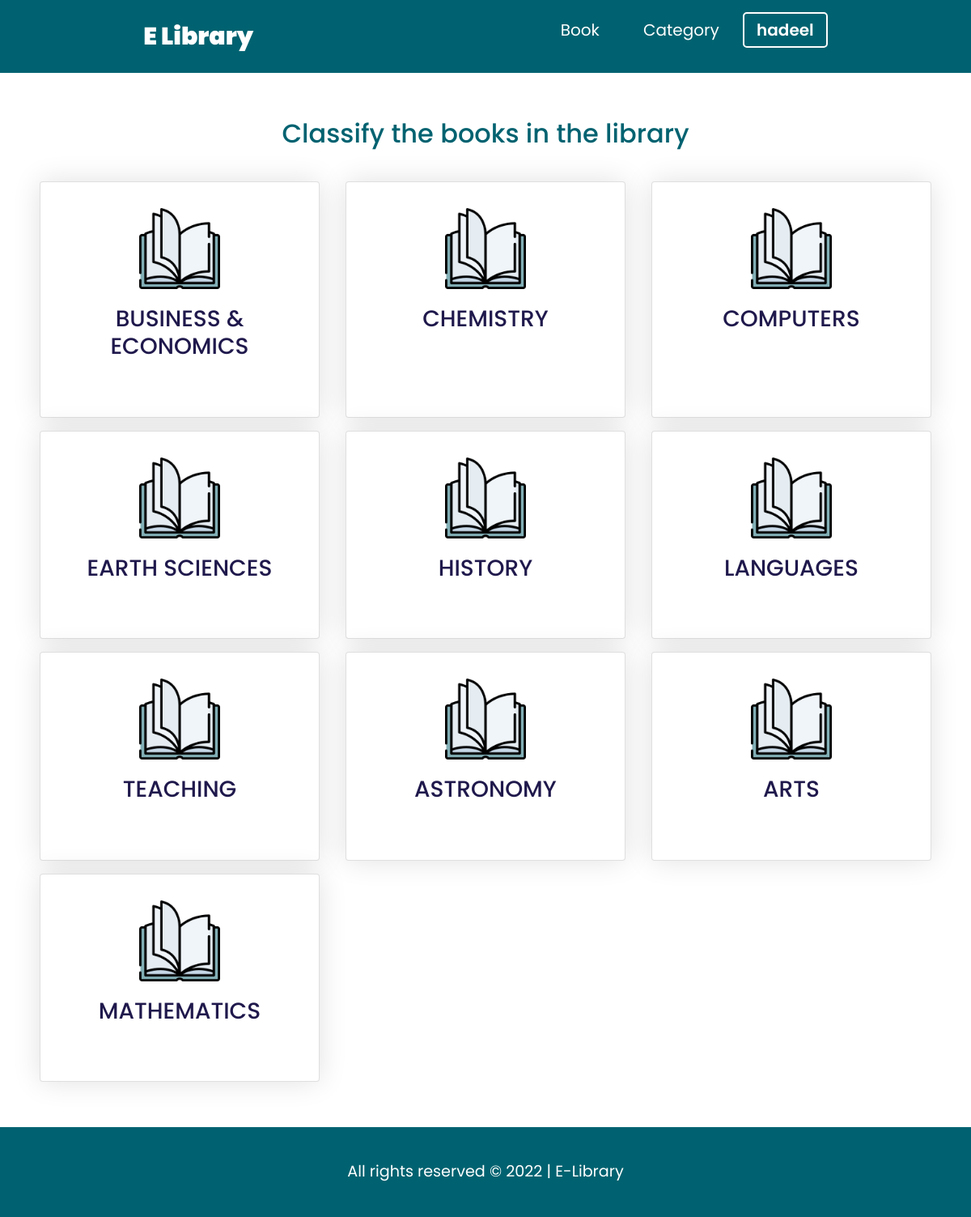
/categories.php, run on the app's committed database.
### tables this page shows
CREATE TABLE `categories` (
  `id` int(100) NOT NULL,
  `categoryName` varchar(100) NOT NULL,
  `categoryDate` date NOT NULL DEFAULT current_timestamp()
);

### categories.php (the view, shortened to what this page needs)
<?php
include 'include/connection.php';
?>
<!DOCTYPE html>
<html lang="en">
  <head>
    <link rel="stylesheet" href="css/categories.css" />
    <link rel="stylesheet" href="css/custom.css">
    <link rel="stylesheet" href="css/bootstrap.css">
  </head>
  <body>
    <div class="navigation">
    <div class="logo">E Library</div>
    <ul>
        <li><a href="MainBookPage.php">Book</a></li>
        <li><a href="categories.php">Category</a></li>
        <li><a href="" class="btn-sign">
            <?php
            $query = "SELECT username FROM users";
            $result = mysqli_query($con, $query);
            $row = mysqli_fetch_assoc($result);
            echo $row['username'];
            ?>
        </a>
        </li>
    </ul>
    </div>
    <section>
      <div class="roww">
        <h2 class="section-heading">Classify the books in the library</h2>
      </div>
      <div class="row">
      <?php
    $sql = "SELECT * FROM categories";
  	$result = $con ->query($sql);
    if($result->num_rows>0){
	  while($row=$result->fetch_assoc()){
            ?>
        <div class="column">
          <div class="card">
            <div class="icon-wrapper">
              <img src="images/123.png" alt="">
            </div>
            <h3><a href="BookByCategory.php?id=<?php echo $row['id']; ?>&&category=<?php echo $row['categoryName']; ?>">
            <?php echo $row['categoryName']; ?></h3>
          </div>
        </div>
      <?php
                }
            } else {
                ?>
                <div class="text-center">There are no categories</div>
            <?php
            }
            ?>
    </div>
    </section>
    <footer id="contact" style="margin-top: 2%;">
        <div class="bottom">
            <span class="credit">
            All rights reserved  © 2022 | E-Library
            </span>
        </div>
    </footer>
</body>
</html>

### css/categories.css (style rules this page uses)
* { padding: 0; margin: 0; box-sizing: border-box; font-family: "Poppins", sans-serif; }
section { width: 100%; display: grid; place-items: center; }
.section-heading { padding: 20px 0; display: flex; justify-content: center; align-items: center; color: #006270; margin: 20px 0; }
.row { display: flex; flex-wrap: wrap; }
.column { width: 300px; padding: 0 1em 1em 1em; text-align: center; }
.card { width: 100%; height: 100%; padding: 2em 1.5em; background-size: 100% 200%; background-position: 0 2.5%; border-radius: 5px; box-shadow: 0 0 35px rgba(0, 0, 0, 0.12); cursor: pointer; transition: 0.5s; }
h3 { font-size: 20px; font-weight: 600; margin: 1em 0; padding-top: 20px; }
.card a { color: #1f194c; }
.icon-wrapper img { position: relative; margin: auto; font-size: 30px; height: 100px; width: 100px; display: grid; place-items: center; transition: 0.5s; }
@media screen and (min-width: 768px) { section { padding: 0 2em; } }
@media screen and (min-width: 768px) { .column { flex: 0 50%; max-width: 50%; } }
@media screen and (min-width: 992px) { section { padding: 1em 3em; } }
@media screen and (min-width: 992px) { .column { flex: 0 0 33.33%; max-width: 33.33%; } }

### css/custom.css (style rules this page uses)
:root { --main-color: #006270; --second-color: #76787d; }
*, *::before, *::after { padding: 0; margin: 0; list-style: none; text-decoration: none; box-sizing: border-box; }
body { font-family: 'Franklin Gothic Medium', 'Arial Narrow', Arial, sans-serif; }
.navigation { display: flex; justify-content: space-around; align-items: center; background-color: var(--main-color); padding: 15px 0; left: 0; right: 0; transition: all 0.3s ease-in-out; z-index: 100; }
.navigation .logo { font-size: 30px; color: #fff; font-weight: 900; }
ul { list-style: none; background-color: #006270; }
ul li { display: inline-block; position: relative; color: #fff; font-size: 20px; }
ul li a { display: block; padding: 4px 25px; color: #fff; text-decoration: none; text-align: center; font-size: 20px; }
.btn-sign { font-weight: 600; padding: 5px 15px; border-radius: 5px; color: #fff; background-color: var(--main-color); border: 2px solid #fff; }
footer { width: 100%; background: var(--main-color); color:#fff; padding: 3% 0; margin-top: 13%; }
.bottom .credit { padding: 5px; display: flex; justify-content: center; align-items: center; font-size: 0.9375rem; font-size: larger; }
.card { margin-bottom: 30px; }

### data on the page
categories: categoryName "BUSINESS & ECONOMICS"
categories: categoryName "CHEMISTRY"
categories: categoryName "COMPUTERS"
categories: categoryName "EARTH SCIENCES"
categories: categoryName "HISTORY"
categories: categoryName "LANGUAGES"
categories: categoryName "TEACHING"
categories: categoryName "ASTRONOMY"
categories: categoryName "ARTS"
categories: categoryName "MATHEMATICS"

### other printed values
$row['username'] "hadeel"
